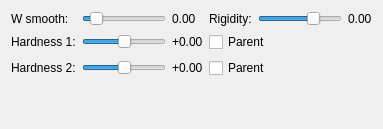
        <widget class="QWidget" name="generalParametersPage">
         <attribute name="title">
          <string>Select</string>
         </attribute>
         <layout class="QGridLayout" name="gridLayout">
          <item row="2" column="2">
           <widget class="QLabel" name="hardness1ValueLabel">
            <property name="maximumSize">
             <size>
              <width>16777215</width>
              <height>20</height>
             </size>
            </property>
            <property name="text">
             <string>+0.00</string>
            </property>
           </widget>
          </item>
          <item row="3" column="1">
           <widget class="QSlider" name="hardness2Slider">
            <property name="maximumSize">
             <size>
              <width>16777215</width>
              <height>20</height>
             </size>
            </property>
            <property name="minimum">
             <number>-99</number>
            </property>
            <property name="maximum">
             <number>99</number>
            </property>
            <property name="value">
             <number>1</number>
            </property>
            <property name="orientation">
             <enum>Qt::Horizontal</enum>
            </property>
           </widget>
          </item>
          <item row="3" column="2">
           <widget class="QLabel" name="hardness2ValueLabel">
            <property name="maximumSize">
             <size>
              <width>16777215</width>
              <height>20</height>
             </size>
            </property>
            <property name="text">
             <string>+0.00</string>
            </property>
           </widget>
          </item>
          <item row="0" column="2">
           <widget class="QLabel" name="weightSmoothingValueLabel">
            <property name="maximumSize">
             <size>
              <width>16777215</width>
              <height>20</height>
             </size>
            </property>
            <property name="text">
             <string>0.00</string>
            </property>
           </widget>
          </item>
          <item row="4" column="0">
           <spacer name="verticalSpacer_2">
            <property name="orientation">
             <enum>Qt::Vertical</enum>
            </property>
            <property name="sizeHint" stdset="0">
             <size>
              <width>20</width>
              <height>40</height>
             </size>
            </property>
           </spacer>
          </item>
          <item row="0" column="4">
           <widget class="QSlider" name="rigiditySlider">
            <property name="maximumSize">
             <size>
              <width>16777215</width>
              <height>20</height>
             </size>
            </property>
            <property name="maximum">
             <number>100</number>
            </property>
            <property name="value">
             <number>70</number>
            </property>
            <property name="orientation">
             <enum>Qt::Horizontal</enum>
            </property>
           </widget>
          </item>
          <item row="0" column="5">
           <widget class="QLabel" name="rigidityValueLabel">
            <property name="maximumSize">
             <size>
              <width>16777215</width>
              <height>20</height>
             </size>
            </property>
            <property name="text">
             <string>0.00</string>
            </property>
           </widget>
          </item>
          <item row="0" column="0">
           <widget class="QLabel" name="weightSmoothingLabel">
            <property name="maximumSize">
             <size>
              <width>16777215</width>
              <height>20</height>
             </size>
            </property>
            <property name="text">
             <string>W smooth:</string>
            </property>
           </widget>
          </item>
          <item row="3" column="0">
           <widget class="QLabel" name="hardness2Label">
            <property name="maximumSize">
             <size>
              <width>16777215</width>
              <height>20</height>
             </size>
            </property>
            <property name="text">
             <string>Hardness 2:</string>
            </property>
           </widget>
          </item>
          <item row="2" column="0">
           <widget class="QLabel" name="hardness1Label">
            <property name="maximumSize">
             <size>
              <width>16777215</width>
              <height>20</height>
             </size>
            </property>
            <property name="text">
             <string>Hardness 1:</string>
            </property>
           </widget>
          </item>
          <item row="0" column="3">
           <widget class="QLabel" name="rigidityLabel">
            <property name="maximumSize">
             <size>
              <width>16777215</width>
              <height>20</height>
             </size>
            </property>
            <property name="text">
             <string>Rigidity:</string>
            </property>
           </widget>
          </item>
          <item row="0" column="1">
           <widget class="QSlider" name="weightSmoothingSlider">
            <property name="maximumSize">
             <size>
              <width>16777215</width>
              <height>20</height>
             </size>
            </property>
            <property name="value">
             <number>10</number>
            </property>
            <property name="orientation">
             <enum>Qt::Horizontal</enum>
            </property>
           </widget>
          </item>
          <item row="2" column="1">
           <widget class="QSlider" name="hardness1Slider">
            <property name="maximumSize">
             <size>
              <width>16777215</width>
              <height>20</height>
             </size>
            </property>
            <property name="minimum">
             <number>-99</number>
            </property>
            <property name="maximum">
             <number>99</number>
            </property>
            <property name="value">
             <number>1</number>
            </property>
            <property name="orientation">
             <enum>Qt::Horizontal</enum>
            </property>
           </widget>
          </item>
          <item row="3" column="3" colspan="2">
           <widget class="QCheckBox" name="parent2CheckBox">
            <property name="maximumSize">
             <size>
              <width>16777215</width>
              <height>20</height>
             </size>
            </property>
            <property name="text">
             <string>Parent</string>
            </property>
           </widget>
          </item>
          <item row="2" column="3" colspan="2">
           <widget class="QCheckBox" name="parent1CheckBox">
            <property name="maximumSize">
             <size>
              <width>16777215</width>
              <height>20</height>
             </size>
            </property>
            <property name="text">
             <string>Parent</string>
            </property>
           </widget>
          </item>
         </layout>
        </widget>
